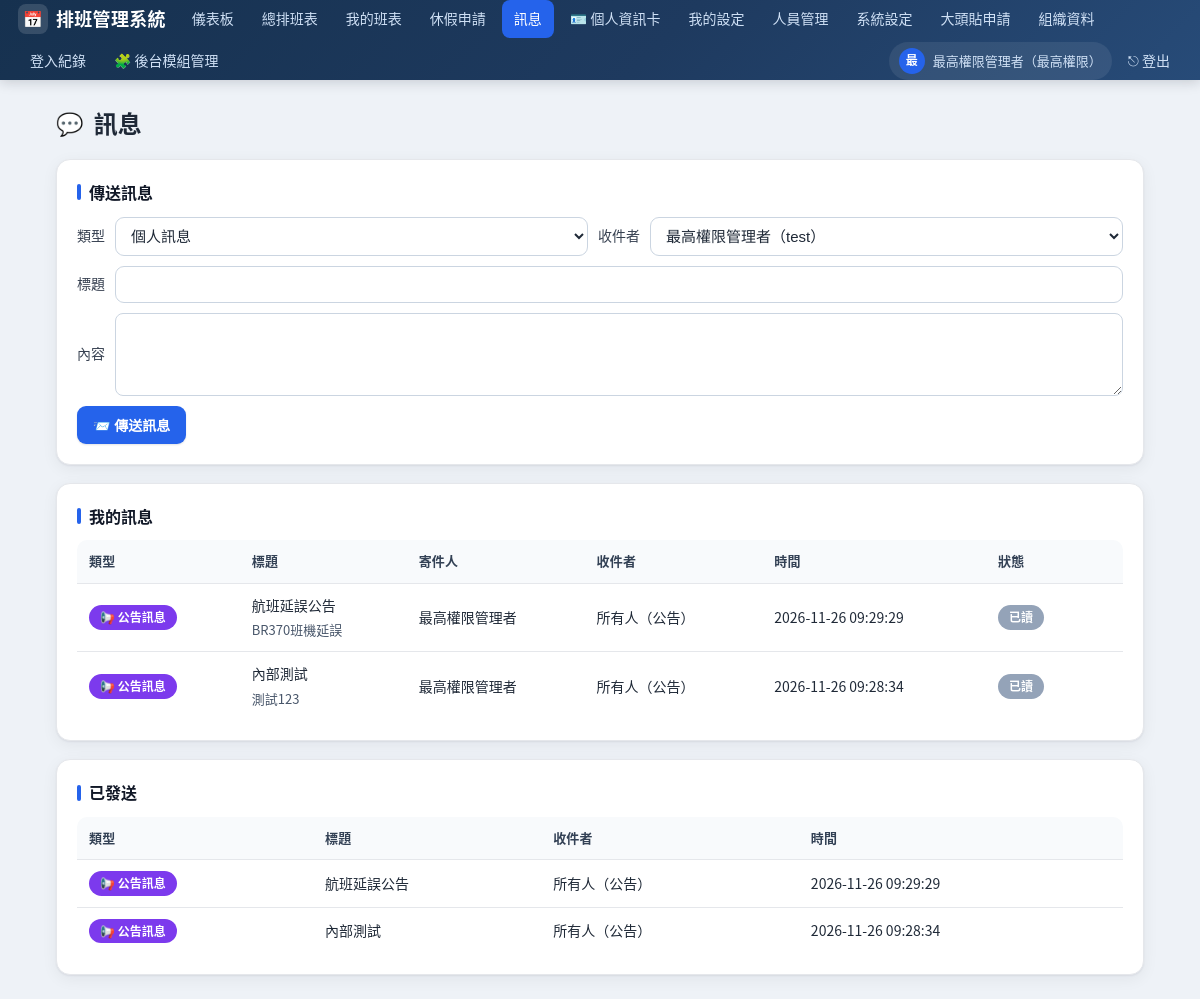
Page /messages (signed in) on the committed database.
### tables this page shows
CREATE TABLE settings (
    key TEXT PRIMARY KEY,
    value TEXT
);

CREATE TABLE users (
    id INTEGER PRIMARY KEY AUTOINCREMENT,
    username TEXT UNIQUE NOT NULL,
    password_hash TEXT NOT NULL,
    full_name TEXT NOT NULL,
    role TEXT NOT NULL CHECK(role IN ('superadmin','admin','staff')),
    employee_no TEXT,
    department TEXT,
    active INTEGER DEFAULT 1,
    created_at TEXT DEFAULT (datetime('now'))
, unit TEXT, duty TEXT, job_title TEXT, hire_date TEXT, avatar TEXT, avatar_unlocked INTEGER DEFAULT 0, avatar_pending INTEGER DEFAULT 0);

CREATE TABLE messages (
    id INTEGER PRIMARY KEY AUTOINCREMENT,
    sender_id INTEGER NOT NULL REFERENCES users(id),
    recipient_id INTEGER REFERENCES users(id),
    title TEXT NOT NULL,
    body TEXT,
    kind TEXT NOT NULL DEFAULT 'personal' CHECK(kind IN ('personal','announcement')),
    created_at TEXT DEFAULT (datetime('now'))
);

### app.py (the view, shortened to what this page needs)
@app.route("/messages")
@login_required()
def messages():
    db = get_db()
    me = session["user_id"]
    role = session.get("role")
    if role in MANAGER_ROLES:
        rows = db.execute(
            """SELECT m.*, s.full_name AS sender_name, u.full_name AS recipient_name,
                      (SELECT COUNT(*) FROM message_reads r
                        WHERE r.message_id=m.id AND r.user_id=?) AS mine_read
               FROM messages m
               JOIN users s ON s.id=m.sender_id
               LEFT JOIN users u ON u.id=m.recipient_id
               WHERE m.sender_id=? OR m.recipient_id=?
                  OR (m.kind='announcement' AND m.recipient_id IS NULL)
               ORDER BY m.created_at DESC, m.id DESC LIMIT 300""",
            (me, me, me)).fetchall()
        sent = db.execute(
            """SELECT m.*, u.full_name AS recipient_name FROM messages m
               LEFT JOIN users u ON u.id=m.recipient_id
               WHERE m.sender_id=? ORDER BY m.created_at DESC, m.id DESC LIMIT 100""",
            (me,)).fetchall()
    staffs = db.execute(
        "SELECT id, full_name, username FROM users WHERE active=1 ORDER BY full_name"
    ).fetchall()
    unread = db.execute(
        """SELECT COUNT(*) c FROM messages m
           WHERE (m.recipient_id=? OR (m.kind='announcement' AND m.recipient_id IS NULL))
             AND NOT EXISTS (SELECT 1 FROM message_reads r
                             WHERE r.message_id=m.id AND r.user_id=?)""",
        (me, me)).fetchone()["c"]
    db.close()
    return render_template("messages.html", msgs=rows, sent=sent, staffs=staffs,
                           unread=unread, can_send=role in MANAGER_ROLES)

### app.py (called while the page is built)
def login_required(role=None):
    def deco(fn):
        @wraps(fn)
        def wrapper(*a, **kw):
            if "user_id" not in session:
                return redirect(url_for("login"))
            if role:
                allowed = role if isinstance(role, (list, tuple)) else [role]
                if session.get("role") not in allowed:
                    flash(t("need_admin", session.get("lang", "zh")), "warning")
                    return redirect(url_for("index"))
            return fn(*a, **kw)
        return wrapper
    return deco

@app.before_request
def _ensure_db():
    if not hasattr(app, "_db_ready"):
        init_db()
        app._db_ready = True

### i18n.py (called while the page is built)
def t(key, lang="zh"):
    entry = I18N.get(key)
    if not entry:
        return key
    return entry.get(lang) or entry.get("zh") or key

### models.py (called while the page is built)
def get_db():
    conn = sqlite3.connect(DB_PATH)
    conn.row_factory = sqlite3.Row
    conn.execute("PRAGMA foreign_keys = ON")
    return conn

def get_setting(key, default=None):
    conn = get_db()
    row = conn.execute("SELECT value FROM settings WHERE key=?", (key,)).fetchone()
    conn.close()
    return row["value"] if row else default

def get_module_names():
    result = {}
    for key, default in MODULE_LABELS.items():
        result[key] = get_setting("module_name:" + key, default)
    return result

### templates/messages.html (shortened to what this page needs)
{% extends "base.html" %}
{% block content %}
<div class="page-head"><h1><span class="ico">💬</span>{{ T('messages') }}</h1></div>
{% if can_send %}
<div class="card">
  <h2>{{ T('msg_send') }}</h2>
  <form method="post" action="{{ url_for('messages_send') }}">
    <div class="form-row" style="margin-bottom:10px;">
      <label>{{ T('msg_type') }}</label>
      <select name="kind" id="kind" onchange="toggleKind()">
        <option value="personal">{{ T('msg_personal') }}</option>
      </select>
      <label id="lblTo">{{ T('msg_to') }}</label>
      <select name="recipient_id" id="recipient_id">
        {% for s in staffs %}
        <option value="{{ s.id }}">{{ s.full_name }}（{{ s.username }}）</option>
        {% endfor %}
      </select>
    </div>
    <div class="form-row" style="margin-bottom:10px;">
      <label>{{ T('msg_title') }}</label>
      <input name="title" maxlength="120" required style="flex:1;min-width:200px;">
    </div>
    <div class="form-row" style="margin-bottom:10px;">
      <label>{{ T('msg_body') }}</label>
      <textarea name="body" rows="3" style="flex:1;min-width:260px;padding:9px 11px;border:1px solid #cbd5e1;border-radius:8px;font-size:15px;font-family:inherit;"></textarea>
    </div>
    <button class="btn btn-blue" type="submit">📨 {{ T('msg_send') }}</button>
  </form>
</div>
{% endif %}
<div class="card">
  <h2>{{ T('msg_inbox') }}{% if unread %} <span class="badge" style="background:#dc2626">{{ unread }}</span>{% endif %}</h2>
  <div class="table-wrap">
  <table>
    <thead><tr>
      <th>{{ T('msg_type') }}</th><th>{{ T('msg_title') }}</th><th>{{ T('msg_from') }}</th>
      <th>{{ T('msg_to') }}</th><th>{{ T('msg_time') }}</th><th>{{ T('status') }}</th><th></th>
    </tr></thead>
    <tbody>
    {% for m in msgs %}
    <tr style="{{ 'font-weight:700;background:#eff6ff;' if not m.mine_read }}">
      <td>
        {% if m.kind=='announcement' %}<span class="badge" style="background:#7c3aed">📢 {{ T('msg_announcement') }}</span>
        {% else %}<span class="badge" style="background:#2563eb">{{ T('msg_personal') }}</span>{% endif %}
      </td>
      <td>{{ m.title }}{% if m.body %}<div style="font-weight:400;color:#475569;font-size:13px;white-space:pre-wrap;margin-top:4px;">{{ m.body }}</div>{% endif %}</td>
      <td>{{ m.sender_name }}</td>
      <td>{{ m.recipient_name if m.recipient_name else T('msg_all') }}</td>
      <td style="white-space:nowrap;">{{ m.created_at }}</td>
      <td>
        {% if m.mine_read %}<span class="badge" style="background:#94a3b8">{{ T('msg_read') }}</span>
        {% else %}<span class="badge" style="background:#dc2626">{{ T('msg_unread') }}</span>{% endif %}
      </td>
      <td style="white-space:nowrap;">
      </td>
    </tr>
    {% else %}
    <tr><td colspan="7" style="text-align:center;color:#94a3b8;">{{ T('msg_empty') }}</td></tr>
    {% endfor %}
    </tbody>
  </table>
  </div>
</div>
{% if can_send and sent %}
<div class="card">
  <h2>{{ T('msg_sent_box') }}</h2>
  <div class="table-wrap">
  <table>
    <thead><tr>
      <th>{{ T('msg_type') }}</th><th>{{ T('msg_title') }}</th><th>{{ T('msg_to') }}</th><th>{{ T('msg_time') }}</th>
    </tr></thead>
    <tbody>
    {% for m in sent %}
    <tr>
      <td>
        {% if m.kind=='announcement' %}<span class="badge" style="background:#7c3aed">📢 {{ T('msg_announcement') }}</span>
        {% else %}<span class="badge" style="background:#2563eb">{{ T('msg_personal') }}</span>{% endif %}
      </td>
      <td>{{ m.title }}</td>
      <td>{{ m.recipient_name if m.recipient_name else T('msg_all') }}</td>
      <td style="white-space:nowrap;">{{ m.created_at }}</td>
    </tr>
    {% endfor %}
    </tbody>
  </table>
  </div>
</div>
{% endif %}
{% endblock %}

### templates/base.html (shortened to what this page needs)
<!doctype html>
<html lang="{{ lang }}">
<head>
</head>
<body>
  <nav>
    <span class="brand"><span class="logo">📅</span>{{ site_name }}</span>
    {% set ep = request.endpoint or '' %}
    <a class="navlink {{ 'active' if ep=='index' }}" href="{{ url_for('index') }}">{{ module_names['nav_dashboard'] }}</a>
    <a class="navlink {{ 'active' if ep=='schedule' }}" href="{{ url_for('schedule') }}">{{ module_names['nav_schedule'] }}</a>
    <a class="navlink {{ 'active' if ep=='my_schedule' }}" href="{{ url_for('my_schedule') }}">{{ module_names['nav_mine'] }}</a>
    <a class="navlink {{ 'active' if ep in ('leave','leave_apply','leave_review') }}" href="{{ url_for('leave') }}">{{ module_names['nav_leave'] }}</a>
    <a class="navlink {{ 'active' if ep in ('messages','messages_send','messages_read') }}" href="{{ url_for('messages') }}">{{ module_names['nav_messages'] }}{% if unread_count %}<span class="badge">{{ unread_count }}</span>{% endif %}</a>
    <a class="navlink {{ 'active' if ep in ('profile',) }}" href="{{ url_for('profile') }}">🪪 {{ module_names['nav_profile'] }}</a>
    <a class="navlink {{ 'active' if ep=='my_settings' }}" href="{{ url_for('my_settings') }}">{{ module_names['nav_my_settings'] }}</a>
    {% if is_admin %}
      <a class="navlink {{ 'active' if ep in ('users','users_add','users_toggle','users_reset_pw','users_set_role') }}" href="{{ url_for('users') }}">{{ module_names['nav_users'] }}</a>
      <a class="navlink {{ 'active' if ep=='settings' }}" href="{{ url_for('settings') }}">{{ module_names['nav_settings'] }}</a>
      <a class="navlink {{ 'active' if ep in ('avatar_requests','avatar_review') }}" href="{{ url_for('avatar_requests') }}">{{ T('avatar_requests') }}</a>
    {% endif %}
    {% if is_super %}
      <a class="navlink {{ 'active' if ep in ('org','org_add','org_delete') }}" href="{{ url_for('org') }}">{{ T('org_data') }}</a>
      <a class="navlink {{ 'active' if ep=='login_logs' }}" href="{{ url_for('login_logs') }}">{{ module_names['nav_logs'] }}</a>
      <a class="navlink {{ 'active' if ep in ('admin_modules',) }}" href="{{ url_for('admin_modules') }}">🧩 {{ T('nav_modules') }}</a>
    {% endif %}
    <a class="who" href="{{ url_for('profile') }}" title="{{ T('profile') }}">
      <span class="avatar">{{ (session.get('full_name') or '?')[0] }}</span>
      <span class="who-name">{{ session.get('full_name') }}（{{ T('role_super') if session.get('role')=='superadmin' else (T('role_admin') if session.get('role')=='admin' else T('role_staff')) }}）</span>
    </a>
    <a class="logout" href="{{ url_for('logout') }}">⎋ {{ T('nav_logout') }}</a>
  </nav>
  <div class="container">
    {% block content %}{% endblock %}
  </div>
</body>
</html>

### templates/base.html (style rules this page uses)
:root { --primary:#1e3a5f; --primary-2:#2d4a73; --accent:#2563eb; --accent-2:#1d4ed8; --bg:#eef2f7; --surface:#ffffff; --text:#1f2937; --muted:#6b7280; --border:#e5e7eb; --radius:14px; --radius-sm:9px; --shadow:0 1px 2px rgba(16,24,40,.06), 0 4px 16px rgba(16,24,40,.06); --shadow-hover:0 4px 8px rgba(16,24,40,.08), 0 12px 28px rgba(16,24,40,.10); --green:#16a34a; --red:#dc2626; --amber:#f59e0b; --gray:#6b7280; }
* { box-sizing:border-box; }
html { -webkit-text-size-adjust:100%; }
body { font-family:"Noto Sans CJK TC","Noto Sans JP","PingFang TC","Hiragino Sans", "Microsoft JhengHei",sans-serif; margin:0; background:var(--bg); color:var(--text); font-size:15px; line-height:1.55; -webkit-font-smoothing:antialiased; }
a { color:var(--accent); }
nav { background:linear-gradient(135deg,#16314f 0%,#1e3a5f 55%,#274b78 100%); color:#fff; padding:0 18px; display:flex; align-items:center; gap:4px; flex-wrap:wrap; min-height:58px; position:sticky; top:0; z-index:50; box-shadow:0 2px 12px rgba(16,24,40,.18); }
nav .brand { font-size:18px; font-weight:800; letter-spacing:.3px; display:flex; align-items:center; gap:8px; margin-right:10px; white-space:nowrap; }
nav .brand .logo { display:inline-flex; align-items:center; justify-content:center; width:30px; height:30px; border-radius:8px; background:rgba(255,255,255,.14); font-size:16px; }
nav a.navlink { color:#cfe0f5; text-decoration:none; padding:8px 12px; border-radius:8px; font-size:14px; font-weight:500; transition:background .15s, color .15s; white-space:nowrap; }
nav a.navlink.active { background:var(--accent); color:#fff; }
nav .who { font-size:13px; color:#cfe0f5; display:flex; align-items:center; gap:8px; padding:6px 10px; border-radius:999px; text-decoration:none; background:rgba(255,255,255,.08); }
nav .who .avatar { width:26px; height:26px; border-radius:50%; object-fit:cover; background:var(--accent); color:#fff; display:inline-flex; align-items:center; justify-content:center; font-size:12px; font-weight:700; }
nav a.logout { color:#cfe0f5; text-decoration:none; padding:8px 12px; border-radius:8px; font-size:14px; transition:background .15s; }
.container { max-width:1120px; margin:24px auto; padding:0 16px; }
.page-head { display:flex; align-items:center; justify-content:space-between; gap:12px; flex-wrap:wrap; margin-bottom:18px; }
h1 { font-size:24px; font-weight:800; margin:0; letter-spacing:.2px; display:flex; align-items:center; gap:10px; }
h1 .ico { font-size:22px; }
h2 { font-size:16px; font-weight:700; margin:0 0 12px; color:#111827; display:flex; align-items:center; gap:8px; }
h2::before { content:""; width:4px; height:16px; border-radius:2px; background:var(--accent); display:inline-block; }
.card { background:var(--surface); border:1px solid var(--border); border-radius:var(--radius); padding:20px; margin-bottom:18px; box-shadow:var(--shadow); transition:box-shadow .2s; }
.table-wrap { overflow-x:auto; -webkit-overflow-scrolling:touch; border-radius:10px; }
table { width:100%; border-collapse:collapse; min-width:520px; font-size:14px; }
th,td { padding:11px 12px; border-bottom:1px solid var(--border); text-align:left; }
th { background:#f8fafc; font-weight:700; color:#334155; white-space:nowrap; font-size:13px; text-transform:none; letter-spacing:.2px; }
tbody tr { transition:background .12s; }
tbody tr:last-child td { border-bottom:none; }
.badge { display:inline-flex; align-items:center; gap:4px; padding:3px 11px; border-radius:999px; color:#fff; font-size:12px; font-weight:600; white-space:nowrap; }
.btn { display:inline-flex; align-items:center; justify-content:center; gap:6px; padding:9px 16px; border:none; border-radius:var(--radius-sm); cursor:pointer; text-decoration:none; font-size:14px; font-weight:600; color:#fff; transition:transform .12s, box-shadow .15s, filter .15s; box-shadow:0 1px 2px rgba(16,24,40,.12); }
.btn-blue { background:var(--accent); }
input,select { padding:9px 11px; border:1px solid #cbd5e1; border-radius:var(--radius-sm); font-size:15px; max-width:100%; background:#fff; color:var(--text); transition:border-color .15s, box-shadow .15s; }
.form-row { display:flex; gap:10px; flex-wrap:wrap; align-items:center; }
.form-row input, .form-row select { flex:1 1 150px; min-width:130px; }
label { font-size:14px; font-weight:500; color:#374151; }

### rows in the picture
settings: value "排班管理系統"
settings: nav_dashboard "儀表板"
settings: nav_schedule "總排班表"
settings: nav_mine "我的班表"
settings: nav_leave "休假申請"
settings: nav_messages "訊息"
settings: nav_profile "個人資訊卡"
settings: nav_my_settings "我的設定"
settings: nav_users "人員管理"
settings: nav_settings "系統設定"
settings: nav_logs "登入紀錄"
users: get "最高權限管理者"
messages: T "公告訊息", title "航班延誤公告", body "BR370班機延誤", sender_name "最高權限管理者", recipient_name "所有人（公告）", created_at "2026-11-26 09:29:29", T "已讀"
messages: T "公告訊息", title "內部測試", body "測試123", sender_name "最高權限管理者", recipient_name "所有人（公告）", created_at "2026-11-26 09:28:34", T "已讀"

### other values in the picture
{{ T('avatar_requests') }} "大頭貼申請"
{{ T('org_data') }} "組織資料"
{{ T('nav_modules') }} "後台模組管理"
{{ (session.get('full_name') or '?')[0] }} "最"
{{ T('nav_logout') }} "登出"
{{ T('messages') }} "訊息"
{{ T('msg_send') }} "傳送訊息"
{{ T('msg_type') }} "類型"
{{ T('msg_to') }} "收件者"
{{ T('msg_title') }} "標題"
{{ T('msg_body') }} "內容"
{{ T('msg_inbox') }} "我的訊息"
{{ T('msg_from') }} "寄件人"
{{ T('msg_time') }} "時間"
{{ T('status') }} "狀態"
